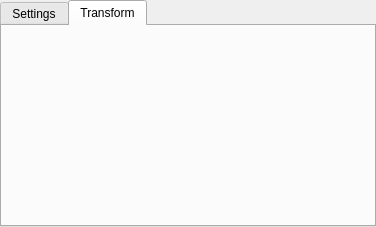
<?xml version="1.0" encoding="UTF-8"?>
<ui version="4.0">
 <class>Info</class>
 <widget class="QTabWidget" name="Info">
  <property name="geometry">
   <rect>
    <x>0</x>
    <y>0</y>
    <width>376</width>
    <height>227</height>
   </rect>
  </property>
  <property name="windowTitle">
   <string>TabWidget</string>
  </property>
  <property name="currentIndex">
   <number>1</number>
  </property>
  <widget class="QWidget" name="lockTab">
   <property name="enabled">
    <bool>true</bool>
   </property>
   <attribute name="title">
    <string>Settings</string>
   </attribute>
   <layout class="QVBoxLayout" name="lockTabLayout"/>
  </widget>
  <widget class="QWidget" name="alignmentTab">
   <attribute name="title">
    <string>Transform</string>
   </attribute>
   <layout class="QVBoxLayout" name="alignmentTabLayout"/>
  </widget>
 </widget>
 <resources/>
 <connections/>
</ui>
